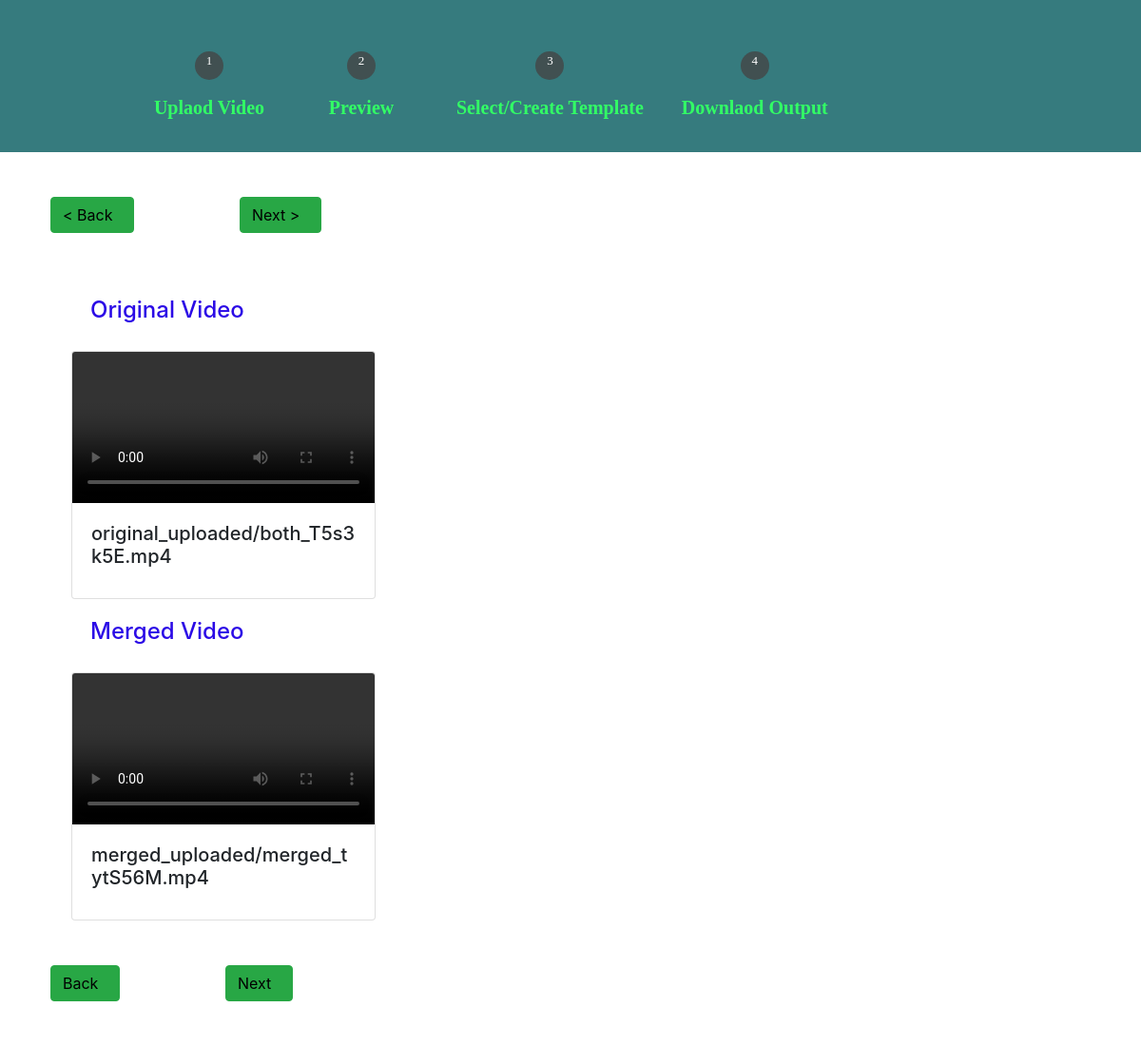
/preview, run on an earlier commit of the app's database.
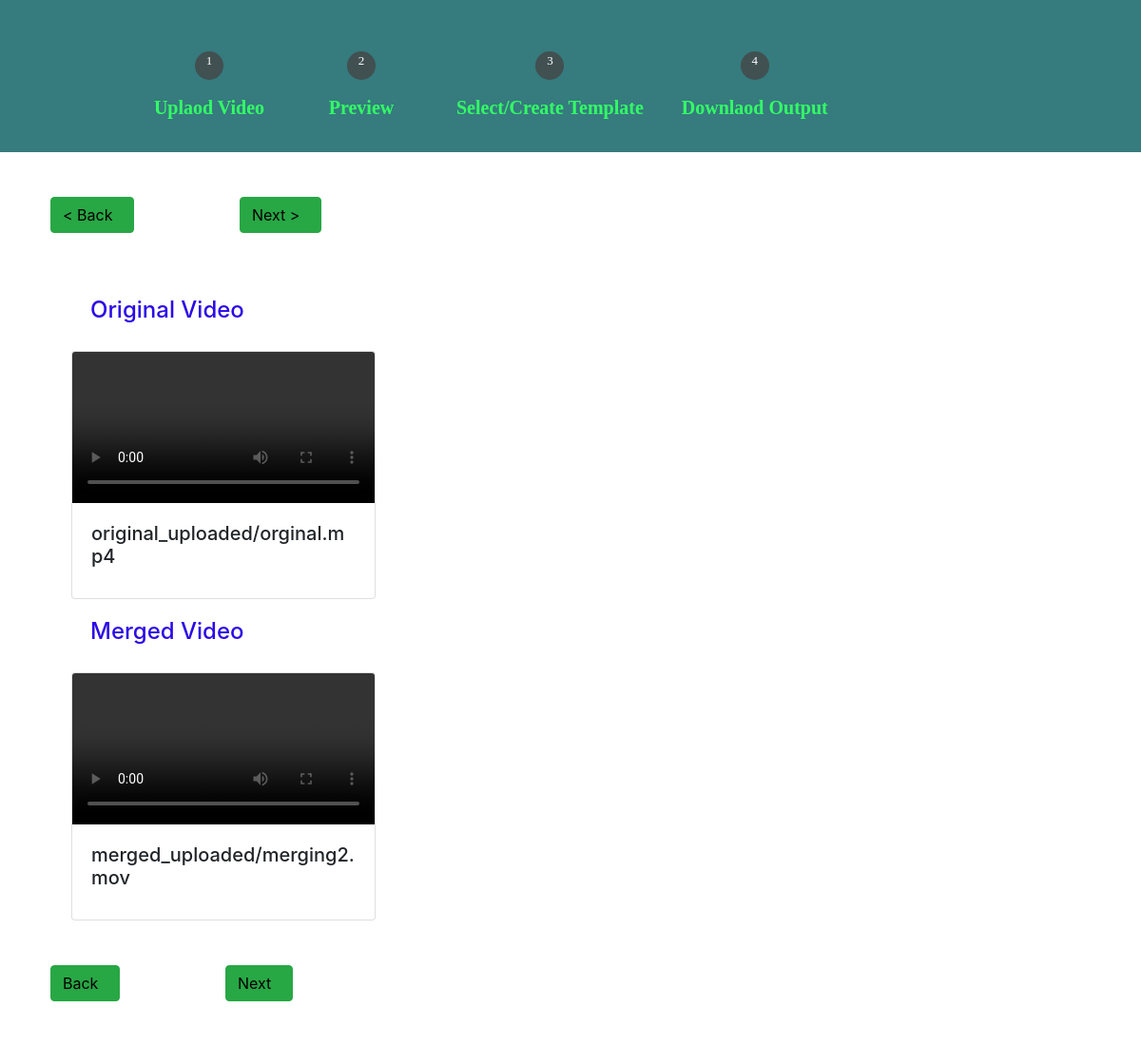
And on a later commit of the database.
### merger_tools/models.py (models this page shows)
class O_Video(models.Model):
    original_video = models.FileField(upload_to='original_uploaded',null=True,
        validators=[FileExtensionValidator(allowed_extensions=['MOV','avi','mp4','webm','mkv'])])

class M_Video(models.Model):
    merged_video = models.FileField(upload_to='merged_uploaded',null=True,
        validators=[FileExtensionValidator(allowed_extensions=['MOV','avi','mp4','webm','mkv'])])
    date_uploaded = models.DateTimeField(auto_now_add=True, null=True)

### merger_tools/views.py (the view)
# urls.py: path('preview', views.preview, name='preview'),
def preview(request):
    o_video = O_Video.objects.all()
    m_video = M_Video.objects.all()
    context={'o_video':o_video, 'm_video':m_video}
    return render(request, 'merger_tools/preview.html', context)

### merger_tools/templates/merger_tools/preview.html (shortened to what this page needs)
{% include 'merger_tools/bar.html' %}
{% load static %}
    <div class="sec">
      <div class="btn">
        <button class="btn btn-success"><a href="{% url 'video_merger_tools' %}"> < Back</a></button>
      </div>
      <div class="btn">
        <button class="btn btn-success"><a href="{% url 'templates' %}">Next ></a></button>
      </div>
        <div class="container">
          <h4>Original Video</h4>
          <div class="row align-items-center">
            {% for v in o_video %}
              <form action="" method="POST">
                <div class="col-6">
                  <div class="card">
                    <video src="{{v.original_video.url}}" style="display: block;" class="card-img-top" controls></video>
                    <div class="card-body">
                      <h5 class="card-title">{{v.original_video}}</h5>
                    </div>
                  </div>
                </div>
              </form>
            {% endfor %}
          </div>
        </div>
        <div class="container ">
          <h4>Merged Video</h4>
          <div class="row align-items-center">
            {% for v in m_video %}
              <form action="" method="POST">
                <div class="col-6">
                  <div class="card">
                    <video src="{{v.merged_video.url}}" style="display: block;" class="card-img-top" controls></video>
                    <div class="card-body">
                      <h5 class="card-title">{{v.merged_video}}</h5>
                    </div>
                  </div>
                </div>
              </form>
            {% endfor %}
          </div>
        </div>
    </div>
    <div class="btn">
      <button class="btn btn-success"><a href="{% url 'preview' %}">Back</a></button>
    </div>
    <div class="btn">
      <button class="btn btn-success"><a href="{% url 'templates' %}">Next</a></button>
    </div>
</body>
</html>

### merger_tools/templates/merger_tools/bar.html (shortened to what this page needs)
<!DOCTYPE html>
{% load static %}
<html lang="en">
<head>
    <link rel="stylesheet" href="{% static 'css/main.css' %}">
    <link rel="stylesheet" href="https://unicons.iconscout.com/release/v4.0.0/css/line.css">
    <link rel="stylesheet" href="https://cdn.jsdelivr.net/npm/bootstrap@4.0.0/dist/css/bootstrap.min.css">
</head>
<body>
    <div class="main">
        <ul>
            <li>
                <div class="progress one">
                    <p>1</p>
                </div>
                <p class="text">Uplaod Video</p>
            </li>
            <li>
                <div class="progress two">
                    <p>2</p>
                </div>
                <p class="text">Preview</p>
            </li>
            <li>
                <div class="progress three">
                    <p>3</p>
                </div>
                <p class="text">Select/Create Template</p>
            </li>
            <li>
                <div class="progress four">
                    <p>4</p>
                </div>
                <p class="text">Downlaod Output</p>
            </li>
        </ul>
    </div>

### static/css/main.css (style rules this page uses)
* { margin: 0; padding: 0; box-sizing: border-box; }
.main { background-color: rgb(54, 123, 126); width: 100%; display: flex; padding-top: 40px; padding-left: 10%; justify-content: center; align-items: top; font-family: pop; flex-direction: column; }
ul { display: flex; margin-top: 80px; }
ul li { list-style: none; display: flex; flex-direction: column; align-items: center; padding-left: 40px; }
ul li .text { font-size: 20px; font-weight: 600; color: #32ff65; }
ul li .progress { width: 30px; height: 30px; border-radius: 50%; background-color: rgba(68, 68, 68, 0.781); margin: 14px 0; display: grid; place-items: center; color: #fff; position: relative; cursor: pointer; }
.one::after { width: 0; height: 0; }
ul li .progress p { font-size: 13px; }
.btn { margin: 20px; text-align: left; }
.btn a { padding-right: 10px; color: black; }
.card { width: 20rem; }
.card video { max-height: 20rem; width: 100%; }
button { cursor: pointer; }
h4 { padding: 20px; color: deepskyblue; }

### merger_tools/templates/merger_tools/preview.html (style rules this page uses)
.container { margin-right: 0px; width: 100%; }
.container .card { width: 20rem; }
.container h4 { color: rgb(43, 10, 230); }

What changed in the data, as far as the page shows it:
removed O_Video: original_video "original_uploaded/both_T5s3k5E.mp4"
removed M_Video: merged_video "merged_uploaded/merged_tytS56M.mp4"
added O_Video: original_video "original_uploaded/orginal.mp4"
added M_Video: merged_video "merged_uploaded/merging2.mov"
